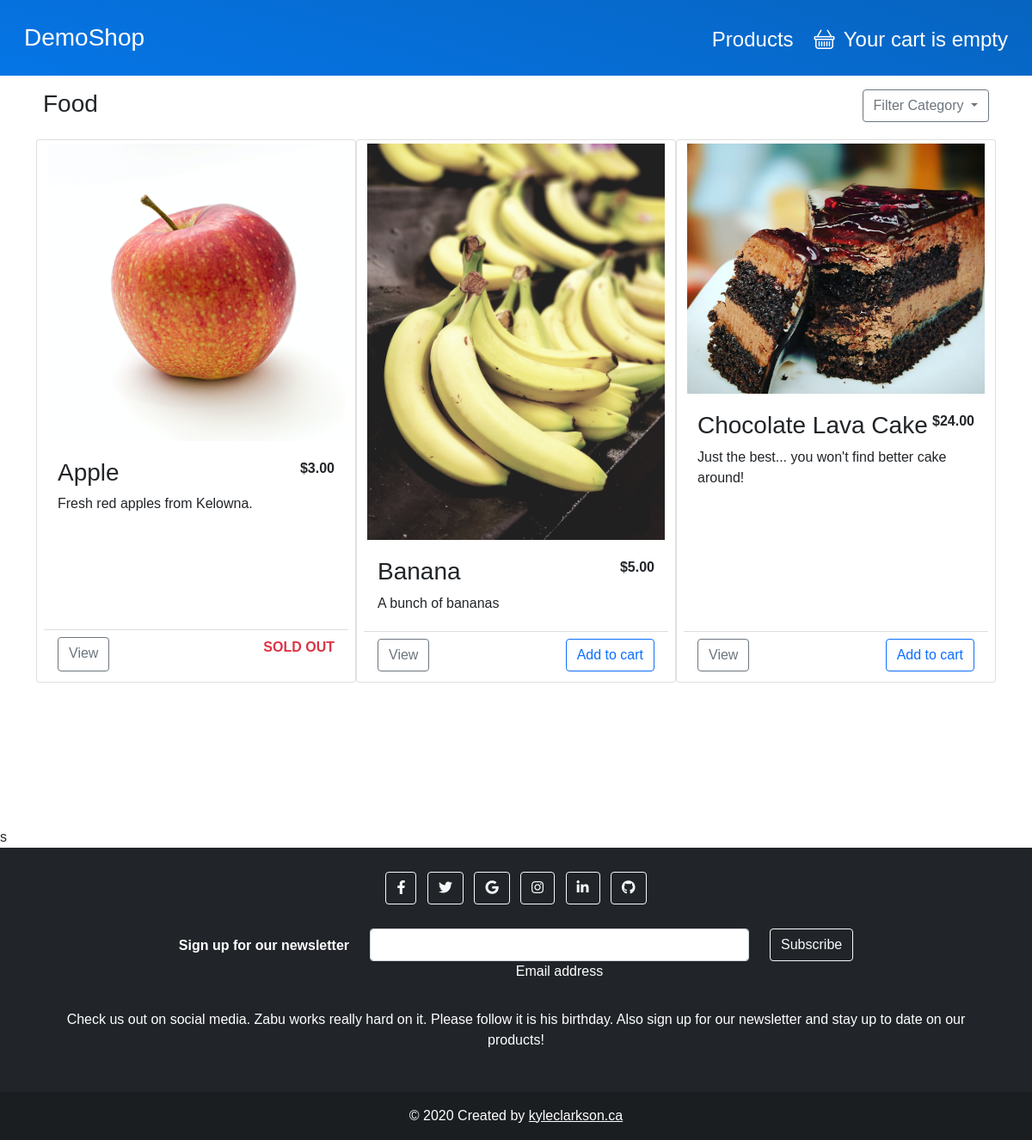
The app's page /products/food/ with its own data.
### shop/models.py (models this page shows, shortened)
class Category(models.Model):
    name = models.CharField(max_length=200, db_index=True)
    slug = models.SlugField(max_length=200, unique=True)
    class Meta:
        ordering = ('name',)
        verbose_name = 'Category'
        verbose_name_plural = 'Categories'
    def __str__(self):
        return self.name

class Product(models.Model):
    category = models.ForeignKey(Category,
                                 related_name='products',
                                 on_delete=models.CASCADE)
    name = models.CharField(max_length=200, db_index=True)
    slug = models.SlugField(max_length=200, db_index=True)
    image = models.ImageField(upload_to='products/%Y/%m/%d',
                              default='products/no_image.png')
    description = models.TextField(blank=True)
    price = models.DecimalField(max_digits=10, decimal_places=2)
    available = models.BooleanField(default=True)
    featured = models.BooleanField(default=False)
    created = models.DateTimeField(auto_now_add=True)
    updated = models.DateTimeField(auto_now=True)
    class Meta:
        ordering = ('name',)
        index_together = (('id', 'slug'),)
    def get_absolute_url(self):
        return reverse('shop:product_detail', args=[self.id, self.slug])

### shop/views.py (the view)
# urls.py: path('products/', views.product_list, name='product_list'),
def product_list(request, category_slug=None):
    category = None
    categories = Category.objects.all()
    products = Product.objects.all()
    if category_slug:
        category = get_object_or_404(Category, slug=category_slug)
        products = products.filter(category=category)
    context = {
        'category': category,
        'categories': categories,
        'products': products,
    }
    return render(request, 'shop/product/list.html', context)

### cart/cart.py (called while the page is built)
    def __len__(self):
        return sum(item['quantity'] for item in self.cart.values())

### cart/context_processors.py (called while the page is built)
def cart(request):
    return {
        'cart': Cart(request),
    }

### shop/templates/shop/product/list.html (shortened to what this page needs)
{% extends 'base.html' %}
{% load  static %}
{% block content %}
    <div class="container">
        <div class="d-flex justify-content-between align-self-start my-3 px-2">
            <h3>
                {% if category %}
                    {{ category }}
                {% else %}
                    All Products
                {% endif %}
            </h3>
            <div class="dropdown">
                <button class="btn btn-outline-secondary dropdown-toggle"
                        type="button"
                        id="dropdownMenuButton1"
                        data-bs-toggle="dropdown"
                        aria-expanded="false">
                    Filter Category
                </button>
            </div>
        </div>
        <div class="row">
            <div class="container min-vh-100" id="featured">
                <div class="row row-cols-1 row-cols-sm-1 row-cols-md-2 row-cols-lg-3 g-3 px-2">
                    {% for product in products %}
                        {% include 'shop/product/product_card.html' %}
                    {% endfor %}
                </div>
            </div>
        </div>
    </div>s
{% endblock %}

### shop/templates/shop/product/product_card.html (shortened to what this page needs)
{% load thumbnail %}
<div class="card shadow-md">
    <div class="text-center">
        <a href="{{ product.get_absolute_url }}">
            {% thumbnail product.image "360x240" crop='center' as im %}
                <img class="img-fluid p-1 rounded" src="{{ im.url }}" width="{{ im.width }}" height="{{ im.height }}">
            {% endthumbnail %}
        </a>
    </div>
    <div class="card-body">
        <div class="d-flex justify-content-between">
            <h3>{{ product.name }}</h3>
            <p><strong>${{ product.price }}</strong></p>
        </div>
        <div class="d-flex">
            <p class="card-text">
                {{ product.description|truncatewords:10 }}
            </p>
        </div>
    </div>
    <div class="card-footer my-1 bg-transparent">
        <div class="d-flex justify-content-between">
            <a href="{{ product.get_absolute_url }}"
               class="btn btn-md btn-outline-secondary">View</a>
            {% if product.available %}
                <form action="{% url "cart:cart_add" product.id %}" method="POST">
                    <input class="btn btn-md btn-outline-primary" type="submit"
                           value="Add to cart">
                </form>
            {% else %}
                <p class="text-danger"><strong>SOLD OUT</strong></p>
            {% endif %}
        </div>
    </div>
</div>

### static_project/css/styles.css (style rules this page uses)
* { font-family: 'Chivo', sans-serif; }

### records on screen
Category: name "Food"
Product: shows a picture, name "Apple", price "3.00", description "Fresh red apples from Kelowna.", available "SOLD OUT"
Product: shows a picture, name "Banana", price "5.00", description "A bunch of bananas"
Product: shows a picture, name "Chocolate Lava Cake", price "24.00", description "Just the best... you won't find better cake around!"
